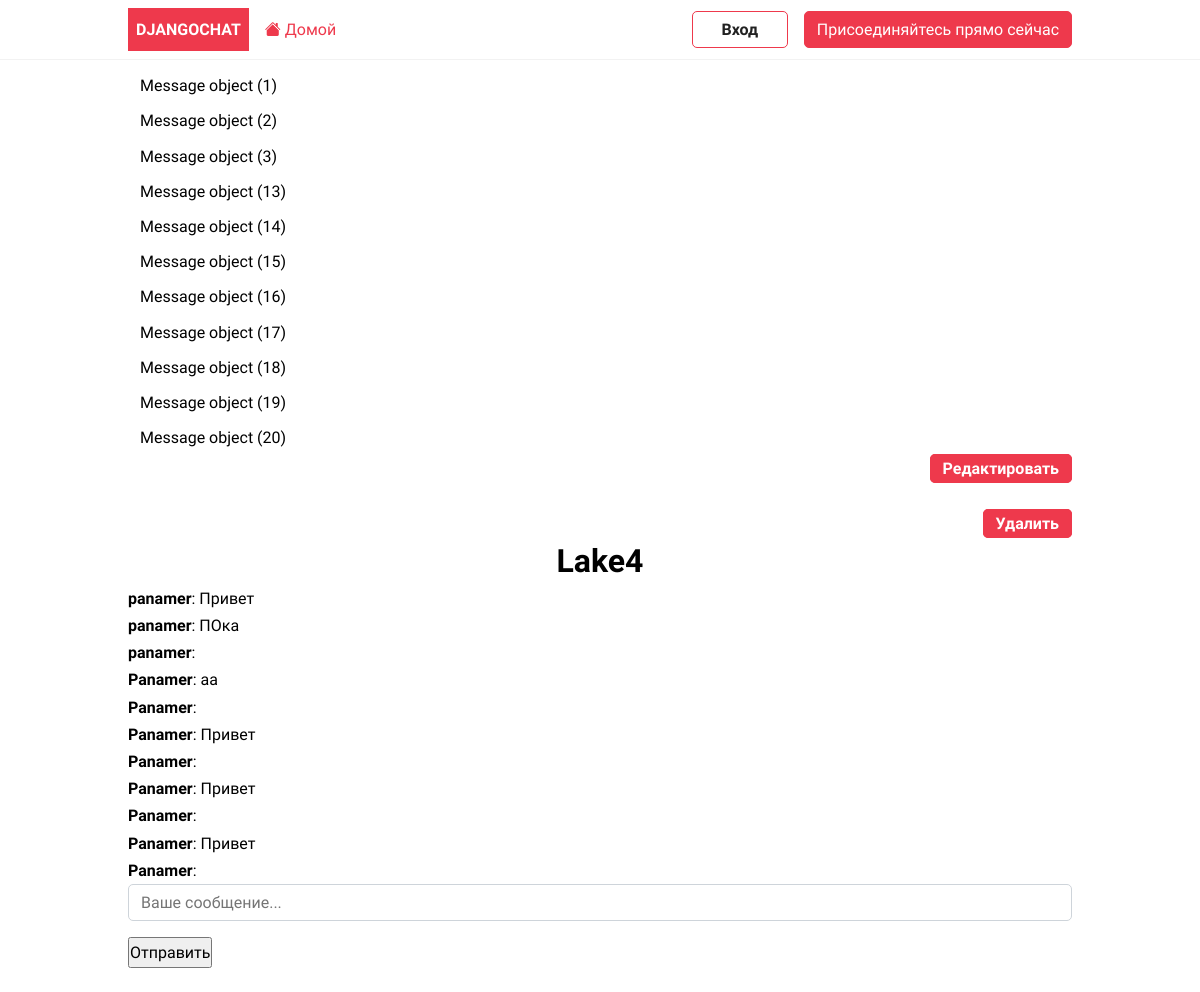
/1/, run on the app's committed database.
### chat/models.py (models this page shows, shortened)
class Message(models.Model):
    chat = models.ForeignKey(Chat, related_name='messages', on_delete=models.CASCADE)
    user = models.ForeignKey(User, related_name='messages', on_delete=models.CASCADE)
    content = models.TextField()
    date_added = models.DateTimeField(auto_now_add=True)
    class Meta:
        ordering = ('date_added',)

class Chat(models.Model):
    name=models.CharField(max_length=120)
    members=models.ManyToManyField(User,related_name='members')

### chat/views.py (the view)
# urls.py: path('<int:pk>/', ChatDetailView.as_view(), name='chat_detail'),
class ChatDetailView(APIView):
    renderer_classes = [TransactionsTemplateHTMLRender]
    template_name = 'chat/chat_detail.html'
    def get(self, request, pk):
        chat = get_object_or_404(Chat, pk=pk)
        serializer = ChatSerializer(chat)
        messages = Message.objects.filter(chat=chat)[0:25]
        return Response({'serializer': serializer, 'chat': chat,'messages': messages})

### chat/views.py (called while the page is built)
    def get_template_context(self, data, renderer_context):
        data = super().get_template_context(data, renderer_context)
        if not data:
            return {}
        else:
            return data

### chat/templates/chat/chat_detail.html (shortened to what this page needs)
{%extends 'base.html'%}
{%block content%}
<h6 style="text-align: right;">  <a href="{% url 'chat_update' chat.id %}" class="btn btn-primary">Редактировать</a></h6>
<br>
<h6 style="text-align: right;">  <a href="{% url 'chat_delete' chat.id %}" class="btn btn-primary">Удалить</a></h6>
<div class="p-10 lg:p-20 text-center">
    <h1 class="text-3xl lg:text-6xl text-white">{{ chat.name }}</h1>
</div>
<div class="lg:w-2/4 mx-4 lg:mx-auto p-4 bg-white rounded-xl">
    <div class="chat-messages space-y-3" id="chat-messages">
        {% for m in messages %}<b>{{ m.user.username }}</b>: {{ m.content }}<br>{% endfor %}
    </div>
</div>
<div class="lg:w-2/4 mt-6 mx-4 lg:mx-auto p-4 bg-white rounded-xl">
    <form method="post" action="." class="flex">
        <input type="text" name="content" class="flex-1 mr-3" placeholder="Ваше сообщение..." id="chat-message-input">
        <button
            class="px-5 py-3 rounded-xl text-white bg-teal-600 hover:bg-teal-700"
            id="chat-message-submit"
        >Отправить</button>
    </form>
</div>
{%endblock content%}

### templates/base.html (shortened to what this page needs)
<!DOCTYPE html>
<html lang="en">
{%load static %}
    <head>
        <link rel="stylesheet" href="{% static 'css/style.css' %}" />
    </head>
    <body>
        <header class="header">
            <div class="container">
            	<a href="{%url 'home'%}" class="logo">Djangochat</a>
            	<nav class="nav">
	            	<a href="{%url 'home'%}"><i class="bi bi-house-fill"></i> Домой</a>
	                {% if request.user.is_authenticated %}
		                	<a href="{% url 'profile' %}" title="Update my profile">Здравствуй, {{request.user | title}}</a>
	    	                <a href="{% url 'logout' %}" class="btn btn-outline">Выход</a>
	                {% else %}
							<a href="{% url 'login' %}" class="btn btn-outline">Вход</a>
	            	        <a href="{% url 'register' %}" class="btn btn-primary">Присоединяйтесь прямо сейчас</a>
	                {% endif %}
	             </nav>
            </div>
        </header>
        <main>
            <div class="container">
            	{% if messages %}
				{% for message in messages %}
					<div class="alert alert-{{message.tags}}">
					       {{message}}
					     </div>
					   {% endfor %}
				{% endif %}
             {%block content %}
             {%endblock content%}
            </div>
        </main>
    </body>
</html>

### static/css/style.css (style rules this page uses)
:root { --color-primary: #ee394c; --color-secondary: #86b7fe; --color-light: #f2f2f2; --color-gray: #ced4da; --color-dark: #212121; --color-white: #ffffff; --color-error: #e2442f; --color-warning: #ffc900; --color-info: #02a2b9; --color-success: #1ba345; --color-input: #00d1b2; --border-radius: 5px; }
* { margin: 0; padding: 0; box-sizing: border-box; text-rendering: optimizeLegibility; }
html, body { height: 100%; }
input, button, textarea { font: inherit; }
body { font-family: 'Dosis', sans-serif; font-size: 1rem; line-height: 1.7; display: flex; flex-direction: column; }
h1 { font-size: 2rem; line-height: 1.5; }
a { color: var(--color-primary); text-decoration: none; }
.container { max-width: 960px; margin: 0 auto; padding: 0.5rem; }
.header { border-bottom: solid 1px var(--color-light); }
.header .container { display: flex; align-items: center; gap:1rem; }
.nav { display:flex; gap:1rem; align-items: center; justify-content: center; flex-basis: 100%; }
.nav a:nth-last-child(2) { margin-left: auto; font-weight: bold; }
.logo { padding: 0.5rem; background-color: var(--color-primary); text-decoration: none; color: var(--color-white); font-weight: bold; text-transform: uppercase; }
form > * { display: block; margin-bottom: 0.5rem; }
form > input[type='submit'], form > button { margin: 1rem 0; }
input[type='text'], input[type='password'], input[type='file'], textarea { border-radius: var(--border-radius); border: solid 1px var(--color-gray); width: 100%; padding: 0.25rem 0.75rem; }
.btn { padding: 0.25rem 0.75rem; border-radius: var(--border-radius); background-color: var(--color-white); border: solid 1px var(--color-white); color: var(--color-dark); cursor: pointer; text-decoration: none; font-size: 1rem; min-width: 6rem; text-align: center; }
.btn-outline { border: solid 1px var(--color-primary); }
.btn-primary { border: solid 1px var(--color-primary); background-color: var(--color-primary); color: var(--color-white); }
.alert { padding: 0.25rem 0.75rem; border-radius: 0.5rem; }
.text-center { text-align: center; }

### data on the page
Message: id "Message object (1)", user.username "panamer", content "Привет"
Message: id "Message object (2)", user.username "panamer", content "ПОка"
Message: id "Message object (3)", user.username "panamer"
Message: id "Message object (13)", user.username "Panamer", content "аа"
Message: id "Message object (14)", user.username "Panamer"
Message: id "Message object (15)", user.username "Panamer", content "Привет"
Message: id "Message object (16)", user.username "Panamer"
Message: id "Message object (17)", user.username "Panamer", content "Привет"
Message: id "Message object (18)", user.username "Panamer"
Message: id "Message object (19)", user.username "Panamer", content "Привет"
Message: id "Message object (20)", user.username "Panamer"
Chat: name "Lake4"
